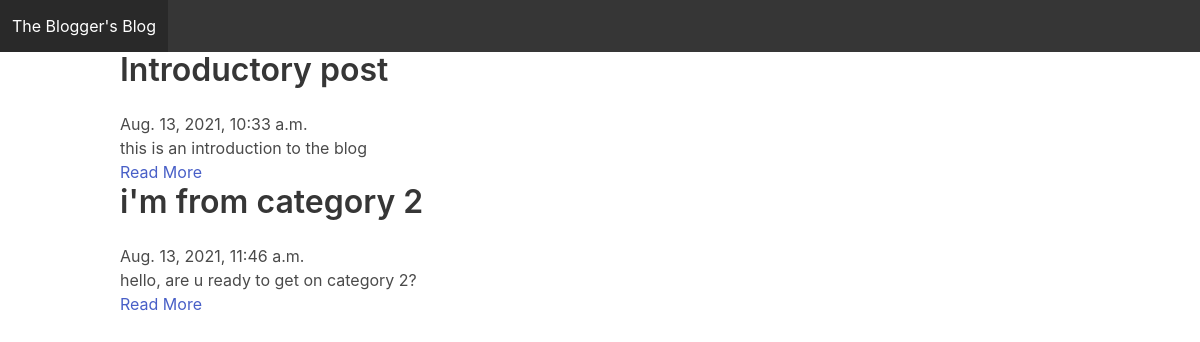
The page / on the database its author committed.
### bloggerapp/models.py (models this page shows, shortened)
class Post(models.Model):
    category=models.ForeignKey(Category, related_name='posts', on_delete=models.CASCADE )
    title= models.CharField(max_length=255)
    intro= models.TextField()
    body= models.TextField()
    slug= models.SlugField()
    date_added= models.DateTimeField(auto_now_add=True)

### bloggerapp/views.py (the view)
# urls.py: path('', frontpage, name='frontpage'),
def frontpage(request):
    posts= Post.objects.all()
    context={
        'posts': posts
    }
    return render(request, 'frontpage.html', context)

### bloggerapp/templates/frontpage.html
{% extends 'base.html' %}
{%block content%}
    {% for post in posts %}
    <article>
        <h2 class='title'>{{post.title}}</h2>
        <time> {{post.date_added}}</time>
        <p>{{post.intro}}</p>
        <a href="{% url 'detail' post.slug%}">Read More</a>
    </article>
    {% endfor %}
{% endblock %}

### rows shown on the page
Post: title "Introductory post", date_added "Aug. 13, 2021, 10:33 a.m.", intro "this is an introduction to the blog"
Post: title "i'm from category 2", date_added "Aug. 13, 2021, 11:46 a.m.", intro "hello, are u ready to get on category 2?"
